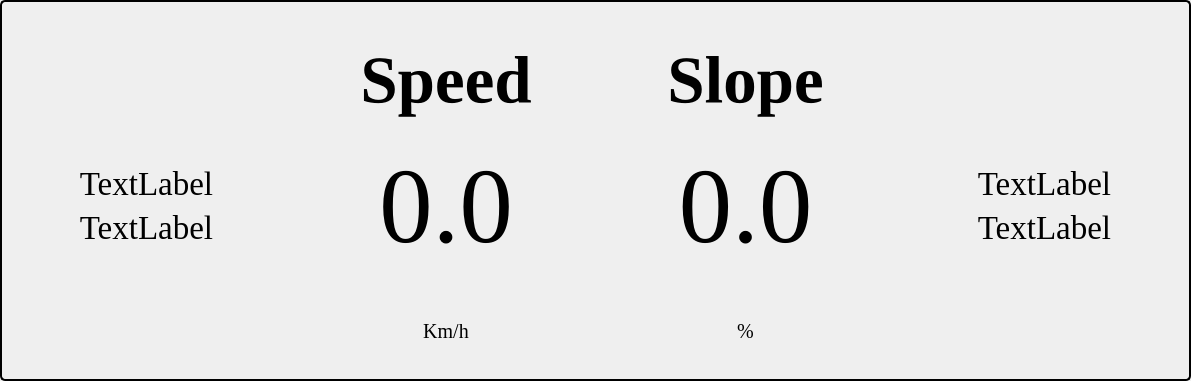
             <widget class="QGroupBox" name="groupBox_2">
              <property name="geometry">
               <rect>
                <x>0</x>
                <y>310</y>
                <width>1191</width>
                <height>381</height>
               </rect>
              </property>
              <property name="styleSheet">
               <string notr="true">QGroupBox {
    border: 2px solid black; /* 设置红色边框 */
    border-radius: 5px; /* 圆角 */
    padding: 10px;
}
</string>
              </property>
              <property name="title">
               <string/>
              </property>
              <widget class="QWidget" name="horizontalLayoutWidget_5">
               <property name="geometry">
                <rect>
                 <x>0</x>
                 <y>20</y>
                 <width>1191</width>
                 <height>371</height>
                </rect>
               </property>
               <layout class="QHBoxLayout" name="horizontalLayout_6">
                <item>
                 <layout class="QVBoxLayout" name="verticalLayout_18">
                  <item>
                   <widget class="QPushButton" name="pushButton_21">
                    <property name="sizePolicy">
                     <sizepolicy hsizetype="Minimum" vsizetype="Preferred">
                      <horstretch>0</horstretch>
                      <verstretch>1</verstretch>
                     </sizepolicy>
                    </property>
                    <property name="styleSheet">
                     <string notr="true">
    QPushButton {
        background-color: transparent;  /* 背景透明 */
        border: none;                   /* 移除邊框 */
    }</string>
                    </property>
                    <property name="text">
                     <string/>
                    </property>
                   </widget>
                  </item>
                  <item>
                   <widget class="QLabel" name="label_24">
                    <property name="font">
                     <font>
                      <family>Times New Roman</family>
                      <pointsize>25</pointsize>
                     </font>
                    </property>
                    <property name="text">
                     <string>TextLabel</string>
                    </property>
                    <property name="alignment">
                     <set>Qt::AlignCenter</set>
                    </property>
                   </widget>
                  </item>
                  <item>
                   <widget class="QLabel" name="label_25">
                    <property name="font">
                     <font>
                      <family>Times New Roman</family>
                      <pointsize>25</pointsize>
                     </font>
                    </property>
                    <property name="text">
                     <string>TextLabel</string>
                    </property>
                    <property name="alignment">
                     <set>Qt::AlignCenter</set>
                    </property>
                   </widget>
                  </item>
                  <item>
                   <widget class="QPushButton" name="pushButton_22">
                    <property name="sizePolicy">
                     <sizepolicy hsizetype="Minimum" vsizetype="Preferred">
                      <horstretch>0</horstretch>
                      <verstretch>1</verstretch>
                     </sizepolicy>
                    </property>
                    <property name="styleSheet">
                     <string notr="true">
    QPushButton {
        background-color: transparent;  /* 背景透明 */
        border: none;                   /* 移除邊框 */
    }</string>
                    </property>
                    <property name="text">
                     <string/>
                    </property>
                   </widget>
                  </item>
                 </layout>
                </item>
                <item>
                 <layout class="QVBoxLayout" name="verticalLayout_20">
                  <item>
                   <widget class="QLabel" name="label_28">
                    <property name="font">
                     <font>
                      <family>Times New Roman</family>
                      <pointsize>50</pointsize>
                      <weight>75</weight>
                      <bold>true</bold>
                     </font>
                    </property>
                    <property name="text">
                     <string>Speed</string>
                    </property>
                    <property name="alignment">
                     <set>Qt::AlignCenter</set>
                    </property>
                   </widget>
                  </item>
                  <item>
                   <widget class="QLabel" name="label_33">
                    <property name="font">
                     <font>
                      <family>Times New Roman</family>
                      <pointsize>80</pointsize>
                     </font>
                    </property>
                    <property name="text">
                     <string>0.0</string>
                    </property>
                    <property name="alignment">
                     <set>Qt::AlignCenter</set>
                    </property>
                   </widget>
                  </item>
                  <item>
                   <widget class="QLabel" name="label_29">
                    <property name="font">
                     <font>
                      <family>Times New Roman</family>
                      <pointsize>15</pointsize>
                     </font>
                    </property>
                    <property name="text">
                     <string>Km/h</string>
                    </property>
                    <property name="alignment">
                     <set>Qt::AlignCenter</set>
                    </property>
                   </widget>
                  </item>
                 </layout>
                </item>
                <item>
                 <layout class="QVBoxLayout" name="verticalLayout_19">
                  <item>
                   <widget class="QLabel" name="label_30">
                    <property name="font">
                     <font>
                      <family>Times New Roman</family>
                      <pointsize>50</pointsize>
                      <weight>75</weight>
                      <bold>true</bold>
                     </font>
                    </property>
                    <property name="text">
                     <string>Slope</string>
                    </property>
                    <property name="alignment">
                     <set>Qt::AlignCenter</set>
                    </property>
                   </widget>
                  </item>
                  <item>
                   <widget class="QLabel" name="label_32">
                    <property name="font">
                     <font>
                      <family>Times New Roman</family>
                      <pointsize>80</pointsize>
                     </font>
                    </property>
                    <property name="text">
                     <string>0.0</string>
                    </property>
                    <property name="alignment">
                     <set>Qt::AlignCenter</set>
                    </property>
                   </widget>
                  </item>
                  <item>
                   <widget class="QLabel" name="label_31">
                    <property name="font">
                     <font>
                      <family>Times New Roman</family>
                      <pointsize>15</pointsize>
                     </font>
                    </property>
                    <property name="text">
                     <string>%</string>
                    </property>
                    <property name="alignment">
                     <set>Qt::AlignCenter</set>
                    </property>
                   </widget>
                  </item>
                 </layout>
                </item>
                <item>
                 <layout class="QVBoxLayout" name="verticalLayout_21">
                  <item>
                   <widget class="QPushButton" name="pushButton_23">
                    <property name="sizePolicy">
                     <sizepolicy hsizetype="Minimum" vsizetype="Preferred">
                      <horstretch>0</horstretch>
                      <verstretch>1</verstretch>
                     </sizepolicy>
                    </property>
                    <property name="styleSheet">
                     <string notr="true">
    QPushButton {
        background-color: transparent;  /* 背景透明 */
        border: none;                   /* 移除邊框 */
    }</string>
                    </property>
                    <property name="text">
                     <string/>
                    </property>
                   </widget>
                  </item>
                  <item>
                   <widget class="QLabel" name="label_26">
                    <property name="font">
                     <font>
                      <family>Times New Roman</family>
                      <pointsize>25</pointsize>
                     </font>
                    </property>
                    <property name="text">
                     <string>TextLabel</string>
                    </property>
                    <property name="alignment">
                     <set>Qt::AlignCenter</set>
                    </property>
                   </widget>
                  </item>
                  <item>
                   <widget class="QLabel" name="label_27">
                    <property name="font">
                     <font>
                      <family>Times New Roman</family>
                      <pointsize>25</pointsize>
                     </font>
                    </property>
                    <property name="text">
                     <string>TextLabel</string>
                    </property>
                    <property name="alignment">
                     <set>Qt::AlignCenter</set>
                    </property>
                   </widget>
                  </item>
                  <item>
                   <widget class="QPushButton" name="pushButton_24">
                    <property name="sizePolicy">
                     <sizepolicy hsizetype="Minimum" vsizetype="Preferred">
                      <horstretch>0</horstretch>
                      <verstretch>1</verstretch>
                     </sizepolicy>
                    </property>
                    <property name="styleSheet">
                     <string notr="true">
    QPushButton {
        background-color: transparent;  /* 背景透明 */
        border: none;                   /* 移除邊框 */
    }</string>
                    </property>
                    <property name="text">
                     <string/>
                    </property>
                   </widget>
                  </item>
                 </layout>
                </item>
               </layout>
              </widget>
             </widget>
